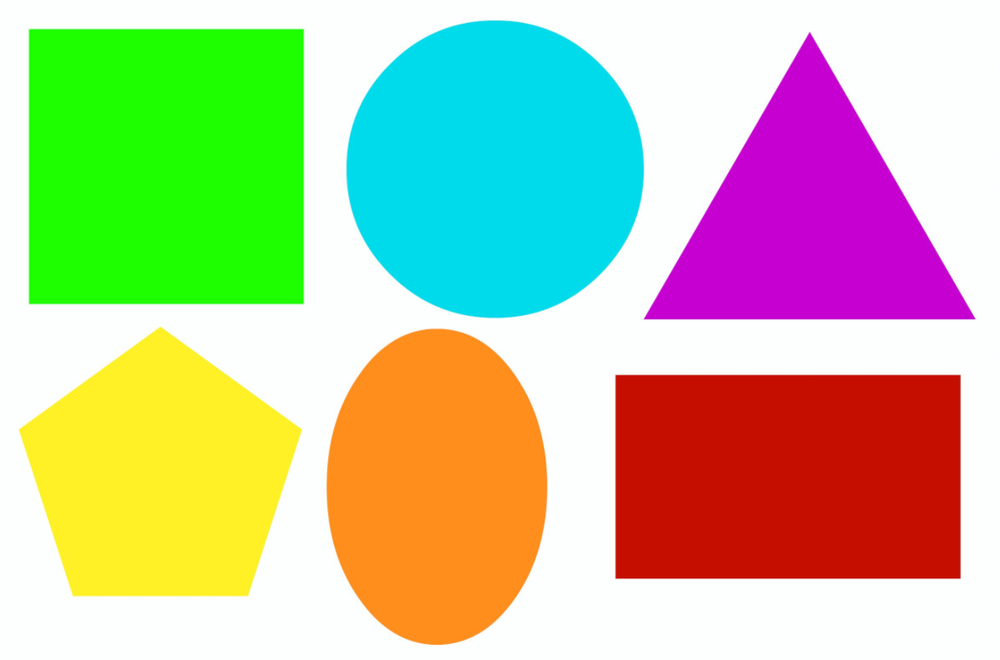
#> input picture 12_10_IP_task_17_ketan_gangwal/shapes.png, 1000 x 660 px, shrunk from 1311 x 865 before the run
$ python Task17_Shape_Detection.py
#> lines starting #> are read from the running program, lines starting #| are printed output that depends on the picture; after the words box and inside, x2 and y2 are one past the last pixel; in counts of white or black regions, pixels touching at a corner belong together
import cv2
import numpy as np

img = cv2.imread("shapes.png", cv2.IMREAD_GRAYSCALE)
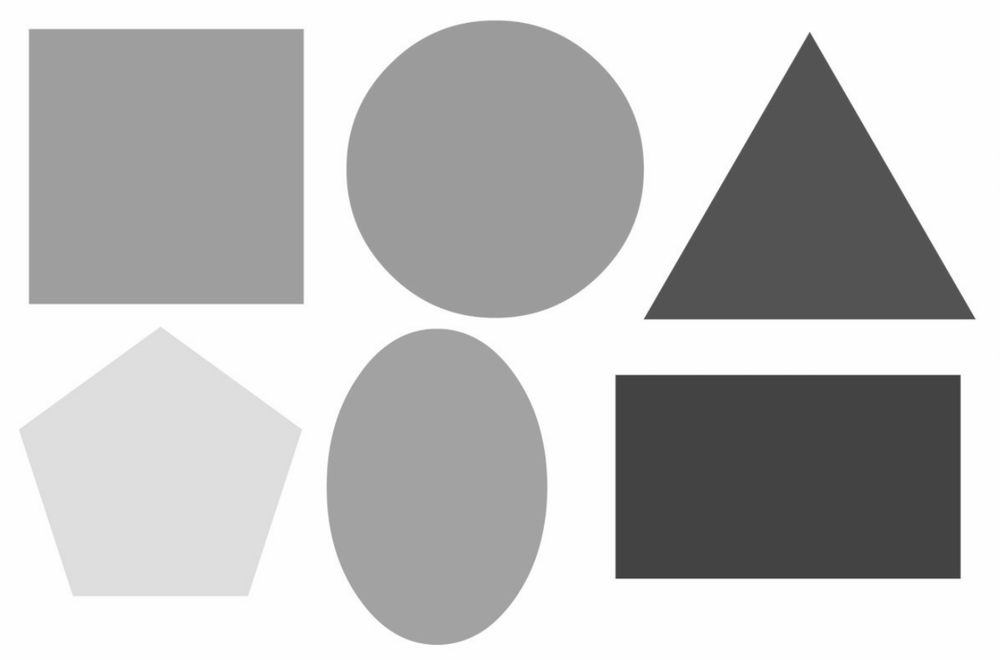
#> img: shape (660, 1000); min 57, max 255, mean 190
ret, thresh = cv2.threshold(img, 240, 255, cv2.THRESH_BINARY)
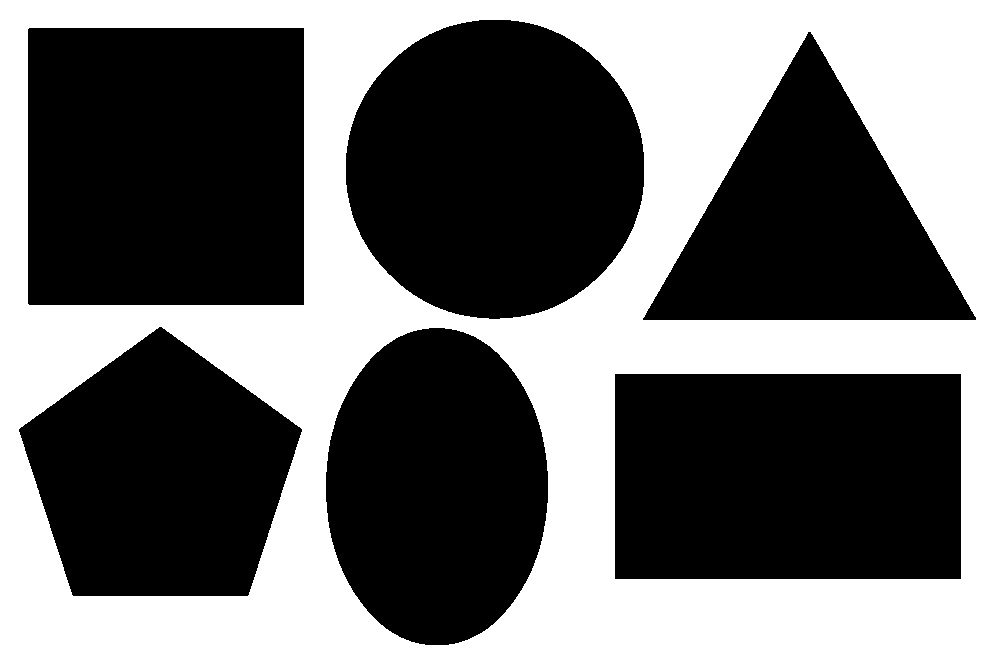
#> thresh: shape (660, 1000); 43.3% white; 1 white region
contours, hierarchy = cv2.findContours(thresh, mode=cv2.RETR_LIST, method=cv2.CHAIN_APPROX_SIMPLE)
#> contours = 7 contours; box (x1, y1, x2, y2) and area: (0, 0, 1000, 660) 658341, (27, 27, 305, 306) 77001, (614, 373, 962, 580) 71480, (345, 19, 645, 320) 70674, (325, 327, 549, 646) 55854, (18, 326, 303, 597) 53234, (642, 31, 977, 321) 48896

font = cv2.FONT_HERSHEY_COMPLEX

for cnt in contours:
    approx = cv2.approxPolyDP(cnt, 0.01*cv2.arcLength(cnt, True), True)
    cv2.drawContours(img, [approx], 0, (0), 5)
    x = approx.ravel()[0]
    y = approx.ravel()[1]

    if len(approx) == 3:
        cv2.putText(img, "Triangle", (x, y), font, 1, (0))
    elif len(approx) == 4:
        cv2.putText(img, "Rectangle", (x, y), font, 1, (0))
    elif len(approx) == 5:
        cv2.putText(img, "Pentagon", (x, y), font, 1, (0))
    elif 6 < len(approx) < 15:
        cv2.putText(img, "Ellipse", (x, y), font, 1, (0))
    else:
        cv2.putText(img, "Circle", (x, y), font, 1, (0))
#> this loop made 7 passes
#> (approx, x, y) on passes 1, 4, 5, 7: ([[614, 374], [960, 373], [961, 578], [615, 579]], 614, 374), ([[808, 31], [975, 320], [642, 319]], 808, 31), ([[29, 27], [304, 28], [303, 305], [27, 303]], 29, 27), ([[0, 0], [0, 659], [999, 659], [999, 0]], 0, 0)
#> (x, y) on passes 2, 3, 6: (429, 327), (159, 326), (466, 21)
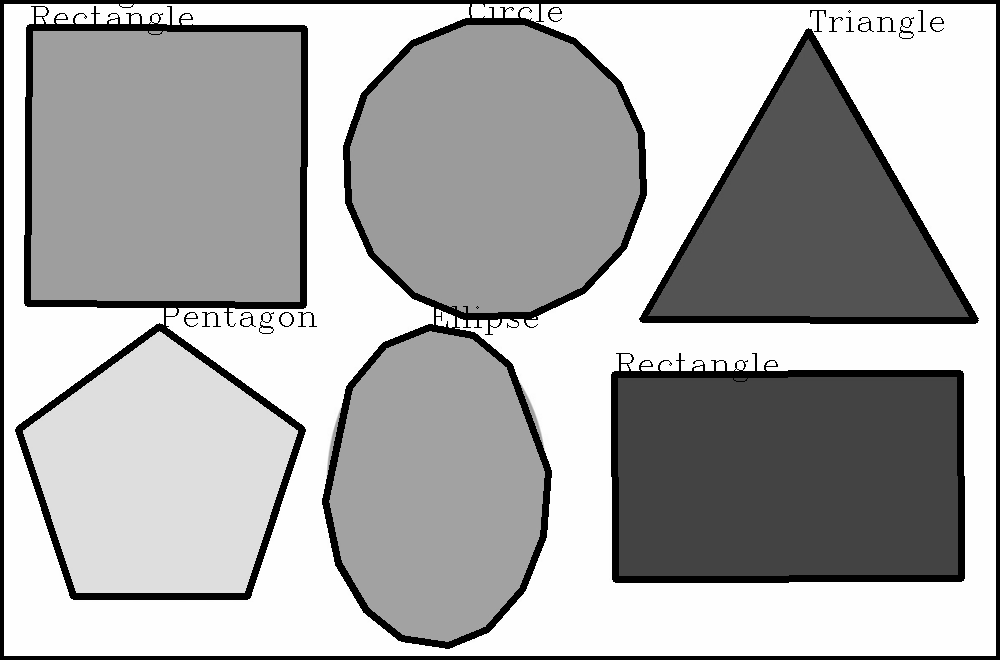
#> img: shape (660, 1000); 8.57% of pixels changed, all inside (x1, y1, x2, y2) = (0, 0, 1000, 660)

cv2.imwrite("shapes.jpeg", img)
cv2.imwrite("Threshold.jpeg", thresh)
cv2.waitKey(0)
cv2.destroyAllWindows()
